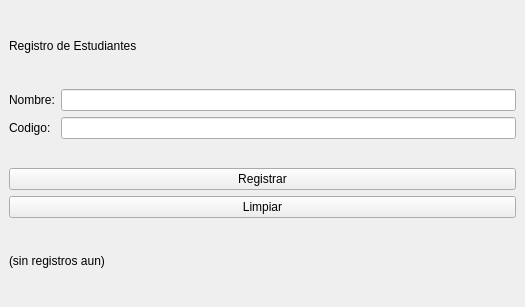
<?xml version="1.0" encoding="UTF-8"?>
<ui version="4.0">
 <class>MainWindow</class>
 <widget class="QMainWindow" name="MainWindow">
  <property name="geometry"><rect><x>0</x><y>0</y><width>525</width><height>307</height></rect></property>
  <property name="windowTitle"><string>Registro de Estudiantes</string></property>
  <widget class="QWidget" name="centralwidget">
   <layout class="QVBoxLayout" name="verticalLayout">
    <item><widget class="QLabel" name="label"><property name="text"><string>Registro de Estudiantes</string></property></widget></item>
    <item><layout class="QFormLayout" name="formLayout">
     <item row="0" column="0"><widget class="QLabel" name="label_2"><property name="text"><string>Nombre:</string></property></widget></item>
     <item row="0" column="1"><widget class="QLineEdit" name="lineEdit"/></item>
     <item row="1" column="0"><widget class="QLabel" name="label_3"><property name="text"><string>Codigo:</string></property></widget></item>
     <item row="1" column="1"><widget class="QLineEdit" name="lineEdit_2"/></item>
    </layout></item>
    <item><widget class="QPushButton" name="btnOk"><property name="text"><string>Registrar</string></property></widget></item>
    <item><widget class="QPushButton" name="btnCancel"><property name="text"><string>Limpiar</string></property></widget></item>
    <item><widget class="QLabel" name="lblResultado"><property name="text"><string>(sin registros aun)</string></property><property name="wordWrap"><bool>true</bool></property></widget></item>
   </layout>
  </widget>
 </widget>
 <resources/>
 <connections/>
</ui>
